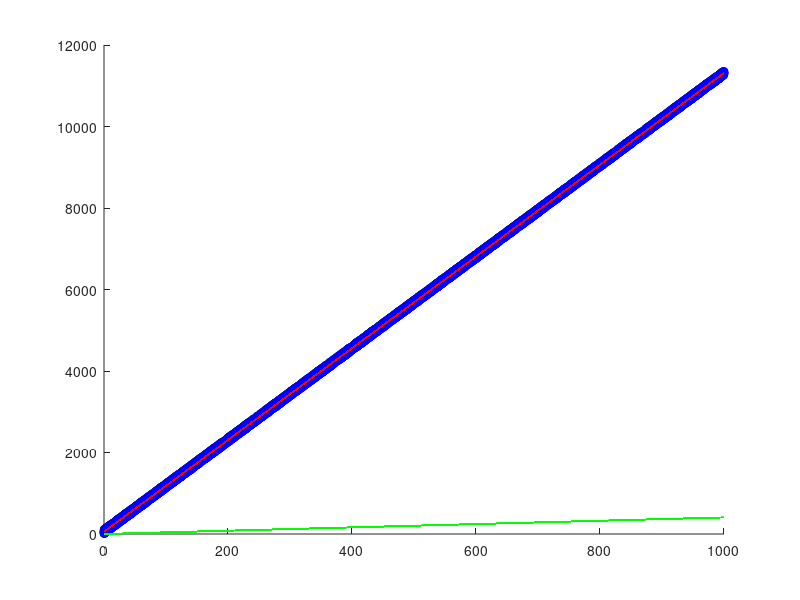
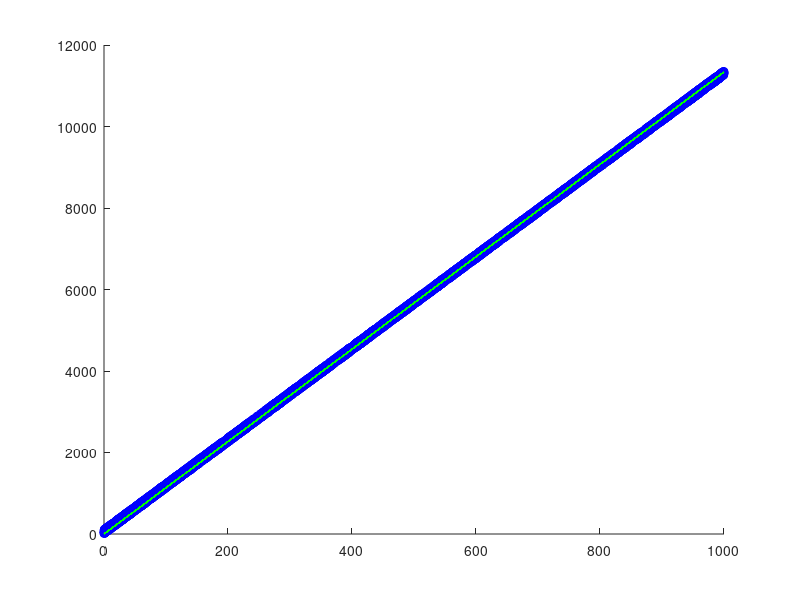

Write the MATLAB code that produced these figures, in order.
df1=csvread("train.csv");
x_train1=df1(2:10001,1);
y_train1=df1(2:10001,2);
size(x_train1);
size(y_train1);
a=ones(10000,1);
x_train2=[a,x_train1];
size(x_train2);
w=rand(2,1);
x_train2_trans=transpose(x_train2);
w_trans=transpose(w);
size(w_trans);
np_new=w_trans*x_train2_trans;
product=x_train2_trans*x_train2;
x_xtrans_inv=inv(product);
c=x_xtrans_inv*x_train2_trans;
w_direct=c*y_train1;
size(w_direct);
D=(transpose(w_direct))*(x_train2_trans);
D_trans=transpose(D);
size(D_trans);


scatter(x_train1,y_train1,"b");
hold on;
plot(x_train1,np_new,"g");
plot(x_train1,D_trans,"r");
print -dpdf "fig1.pdf";
hold off;

#scatter(x_train1,y_train1,"b");
#hold on;
#plot(x_train1,D_trans,"r");
#print -dpdf "fig5.pdf";
#hold off;

scatter(x_train1,y_train1,"b");
hold on;
for i=1:2,
  for j=1:10000,
    x=x_train1(j);
    y=y_train1(j);
    x_prime=[1;x];
    scale=((transpose(w)*(x_prime))-y)*0.00000001;
    w=w-(scale*x_prime);
    if(mod(j,100)==0),
      #cnt=cnt+1;
      #if(cnt==1 || cnt==5 || cnt==10 || cnt==20 || cnt==50 || cnt==100),
        plot(x_train1,(transpose(w)*transpose(x_train2)),"g");
        hold on;
       # print -dpdf ("fig2.pdf");
      #end,
    end,  
  end,  

end,
pause(10)

hold off;



scatter(x_train1,y_train1,"b");
hold on;
plot(x_train1,(transpose(w)*transpose(x_train2)),"g");
print -dpdf "fig4.pdf";
hold off;
df2=csvread("test.csv");
x_test1=df2(2:1001,1);
y_test1=df2(2:1001,2);
a=ones(1000,1);
size(x_test1);
size(y_test1);
x_test2=[a,x_test1];
size(x_test2);
y_pred1=x_test2*w;
size(y_pred1);
squared_1=((y_pred1-y_test1).^2);
l=size(squared_1);
mean_error_1=mean(squared_1);
rmse_1=sqrt(mean_error_1)
y_pred2=x_test2*w_direct;
squared_2=((y_pred2-y_test1).^2);
mean_error_2=mean(squared_2);
rmse_2=sqrt(mean_error_2)







